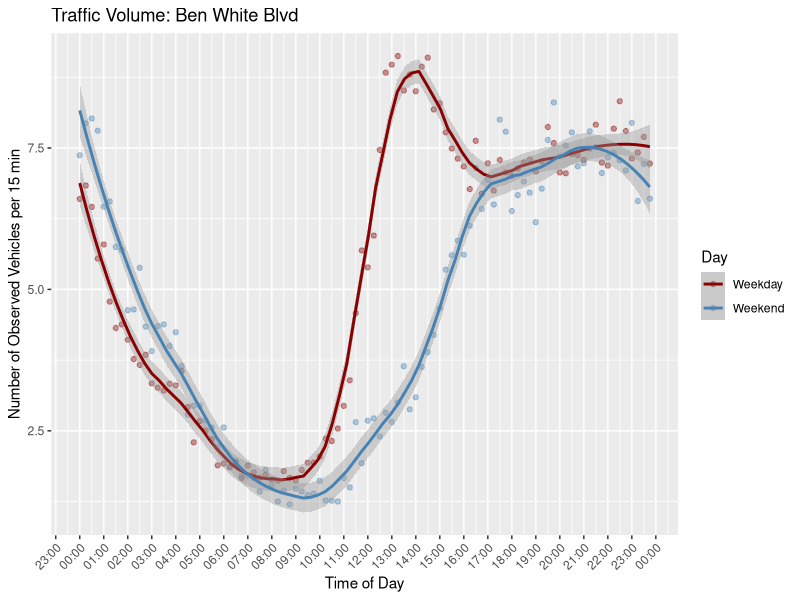

R code for this plot: (Note: this script raises an error after producing the figure.)
## ---- chunk 1
knitr::opts_chunk$set(echo = TRUE)
## ---- chunk 2
library(ggplot2)

df <- read.csv('fm973_tx71-benwhite_riverside-timechunks.csv')
head(df)
## ---- chunk 3
library(scales)

plot <- ggplot(df, aes(x=as.POSIXct(hms::parse_hm(time)))) + 
  geom_point(aes(y = weekday_num_samples, col="Weekday"), alpha=0.4) + 
  geom_point(aes(y = weekend_num_samples, col="Weekend"), alpha=0.4) +
  geom_smooth(aes(y = weekday_num_samples, col="Weekday"),span = 0.3) + 
  geom_smooth(aes(y = weekend_num_samples, col="Weekend"),span = 0.3) +
  theme(axis.text.x = element_text(angle = 45, hjust = 1)) +
  scale_x_datetime(breaks=date_breaks("1 hour"), date_labels = "%H:%M") + 
  xlab("Time of Day") + 
  ylab("Number of Observed Vehicles per 15 min") + 
  ggtitle("Traffic Volume: Ben White Blvd") +
  scale_color_manual(name="Day",
                        labels = c("Weekday",
                                   "Weekend"),
                        values = c("Weekday"="darkred",
                                   "Weekend"="steelblue")) + 
  ggsave("TrafficVolume.png")

plot
## ---- chunk 4
plot <- ggplot(df, aes(x=as.POSIXct(hms::parse_hm(time)))) + 
  geom_point(aes(y = weekday_speed, col="Weekday"), alpha=0.4) + 
  geom_point(aes(y = weekend_speed, col="Weekend"), alpha=0.4) +
  geom_smooth(aes(y = weekday_speed, col="Weekday"),span = 0.3) + 
  geom_smooth(aes(y = weekend_speed, col="Weekend"),span = 0.3) +
  theme(axis.text.x = element_text(angle = 45, hjust = 1)) +
  scale_x_datetime(breaks=date_breaks("1 hour"), date_labels = "%H:%M") + 
  xlab("Time of Day") + 
  ylab("Average Speed (mph)") + 
  ggtitle("Average Speed: Ben White Blvd") +
  scale_color_manual(name="Day",
                        labels = c("Weekday",
                                   "Weekend"),
                        values = c("Weekday"="darkred",
                                   "Weekend"="steelblue"))+
  ggsave("TrafficSpeed.png")

plot
## ---- chunk 5
plot <- ggplot(df, aes(x=as.POSIXct(hms::parse_hm(time)))) + 
  geom_point(aes(y = weekday_travel_time, col="Weekday"), alpha=0.4) + 
  geom_point(aes(y = weekend_travel_time, col="Weekend"), alpha=0.4) +
  geom_smooth(aes(y = weekday_travel_time, col="Weekday"),span = 0.3) + 
  geom_smooth(aes(y = weekend_travel_time, col="Weekend"),span = 0.3) +
  theme(axis.text.x = element_text(angle = 45, hjust = 1)) +
  scale_x_datetime(breaks=date_breaks("1 hour"), date_labels = "%H:%M") + 
  xlab("Time of Day") + 
  ylab("Average Travel Time (sec)") + 
  ggtitle("Average Travel Time: Ben White Blvd") +
  scale_color_manual(name="Day",
                        labels = c("Weekday",
                                   "Weekend"),
                        values = c("Weekday"="darkred",
                                   "Weekend"="steelblue")) +
  ggsave("TrafficTravelTime.png")
plot
## ---- chunk 6
plot <- ggplot(df, aes(x=as.POSIXct(hms::parse_hm(time)))) + 
  geom_point(aes(y = weekday_pooled_sd_mph, col="Weekday"), alpha=0.4) + 
  geom_point(aes(y = weekend_pooled_sd_mph, col="Weekend"), alpha=0.4) +
  geom_smooth(aes(y = weekday_pooled_sd_mph, col="Weekday"),span = 0.3) + 
  geom_smooth(aes(y = weekend_pooled_sd_mph, col="Weekend"),span = 0.3) +
  theme(axis.text.x = element_text(angle = 45, hjust = 1)) +
  scale_x_datetime(breaks=date_breaks("1 hour"), date_labels = "%H:%M") + 
  xlab("Time of Day") + 
  ylab("Speed Pooled Standard Deviation ") + 
  ggtitle("Standard Deviation for Travel Speed: Ben White Blvd") +
  scale_color_manual(name="Day",
                        labels = c("Weekday",
                                   "Weekend"),
                        values = c("Weekday"="darkred",
                                   "Weekend"="steelblue")) + 
  ggsave("TrafficSpeedSD.png")
plot
